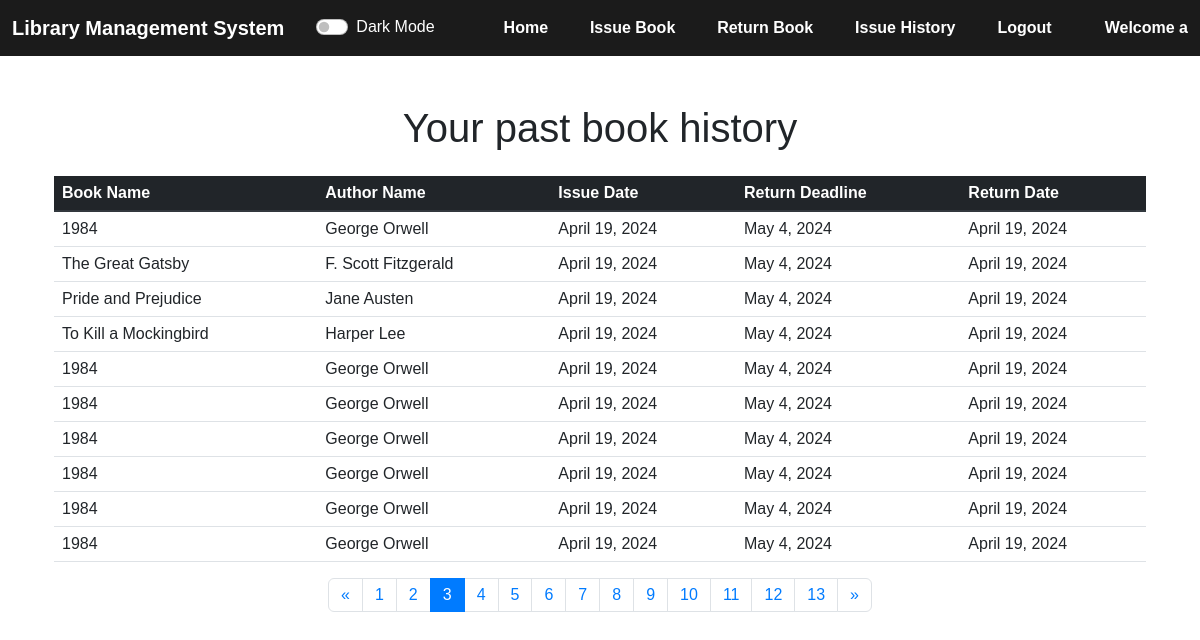
The page /history/?page=3 (signed in) on the database its author committed.
### lmsapp/models.py (models this page shows, shortened)
class IssuedItem(models.Model):
    book_id = models.ForeignKey(Book, on_delete=models.CASCADE)
    user_id = models.ForeignKey(User, on_delete=models.CASCADE)
    issue_date = models.DateField(default=date.today(), blank=False)
    @property
    def return_deadline(self):
        return self.issue_date + timedelta(days=15)
    return_date = models.DateField(blank=True, null=True)

class Book(models.Model):
    book_pic_url = models.CharField(max_length=2000)
    book_name = models.CharField(max_length=150)
    author_name = models.CharField(max_length=200)
    quantity = models.IntegerField(default=1)
    subject = models.CharField(max_length=2000)
    book_add_time = models.TimeField(default=timezone.now())
    book_add_date = models.DateField(default=date.today())
    class Meta:
        unique_together = ("book_name", "author_name")

### lmsapp/views.py (the view)
# urls.py: path("history/", views.history, name="history"),
@login_required(login_url="login")
def history(request):
    try:
        my_items = IssuedItem.objects.filter(user_id=request.user).order_by("-issue_date")
        paginator = Paginator(my_items, 10)
        page_number = request.GET.get("page")
        show_data_final = paginator.get_page(page_number)
        return render(request, "history.html", {"books": show_data_final})
    except Exception as e:
        messages.error(request, str(e))
        return redirect("/")

### lmsapp/templates/history.html (shortened to what this page needs)
{% extends 'base.html' %}
{% block content %}
  <div class="container mt-5 darkTable">
    <h1 class="text-center mb-4" data-aos="fade-up" data-aos-duration="400">Your past book history</h1>
    <div class="container" data-aos="fade-up" data-aos-duration="400">
      <table class="table ">
        <thead class="thead-dark">
          <tr>
            <th scope="col">Book Name</th>
            <th scope="col">Author Name</th>
            <th scope="col">Issue Date</th>
            <th scope="col">Return Deadline</th>
            <th scope="col">Return Date</th>
          </tr>
        </thead>
        <tbody>
          {% for book in books %}
            <tr>
              <td>{{ book.book_id.book_name }}</td>
              <td>{{ book.book_id.author_name }}</td>
              <td>{{ book.issue_date }}</td>
              <td>{{ book.return_deadline }}</td>
              <td>{{ book.return_date }}</td>
            </tr>
          {% endfor %}
        </tbody>
      </table>
    </div>
    <div class="mx-auto" style="width: 200px">
      <nav aria-label="Page navigation example">
        <ul class="pagination">
          {% if books.has_previous %}
            <li class="page-item">
              <a class="page-link" href="?page={{ books.previous_page_number }}" tabindex="-1" aria-disabled="true">&laquo;</a>
            </li>
          {% endif %}
          {% for i in 'x'|ljust:books.paginator.num_pages %}
            <li class="page-item {% if forloop.counter == books.number %}active{% endif %}">
              {% if books.paginator.num_pages > 1 %}
                <a class="page-link" href="?page={{ forloop.counter }}">{{ forloop.counter }}</a>
              {% endif %}
            </li>
          {% endfor %}
          {% if books.has_next %}
            <li class="page-item">
              <a class="page-link" href="?page={{ books.next_page_number }}">&raquo;</a>
            </li>
          {% endif %}
        </ul>
      </nav>
    </div>
  </div>
{% endblock %}

### lmsapp/templates/base.html (shortened to what this page needs)
{% load static %}
<!DOCTYPE html>
<html lang="en">
  <head>
    <link rel="stylesheet" href="https://cdn.jsdelivr.net/npm/bootstrap@4.0.0/dist/css/bootstrap.min.css" />
    <link href="https://cdn.jsdelivr.net/npm/bootstrap@5.2.3/dist/css/bootstrap.min.css" rel="stylesheet" />
    <link href="https://cdn.rawgit.com/michalsnik/aos/2.3.4/dist/aos.css" rel="stylesheet" />
  </head>
  <body>
    <nav class="navbar navbar-expand-lg">
      <div class="container-fluid">
        <a class="navbar-brand" href="/">Library Management System</a>
        <div class="form-check form-switch mx-3">
          <input class="form-check-input" type="checkbox" id="darkModeSwitcher" />
          <label class="form-check-label darkMode" for="darkModeSwitcher">Dark Mode</label>
        </div>
        <div class="collapse navbar-collapse" id="navbarNav">
          <ul class="navbar-nav m-auto mb-lg-0">
            {% if not user.is_authenticated %}
              <li class="nav-item">
                <a class="nav-link" href="/login/">Login</a>
              </li>
              <li class="nav-item">
                <a class="nav-link" href="/register/">Register</a>
              </li>
            {% else %}
              <li class="nav-item">
                <a class="nav-link" href="/">Home</a>
              </li>
              <li class="nav-item">
                <a class="nav-link" href="/issue/">Issue Book</a>
              </li>
              <li class="nav-item">
                <a class="nav-link" href="/return_item/">Return Book</a>
              </li>
              <li class="nav-item">
                <a class="nav-link" href="/history/">Issue History</a>
              </li>
              <li class="nav-item">
                <a class="nav-link" href="/logout/">Logout</a>
              </li>
            {% endif %}
          </ul>
          {% if user.is_authenticated %}
            <span class="navbar-text">Welcome {{ request.user.first_name }}</span>
          {% endif %}
        </div>
      </div>
    </nav>
    {% block content %}
    {% endblock %}
  </body>
</html>

### lmsapp/templates/base.html (style rules this page uses)
* { font-family: sans-serif; }
.nav-link { font-weight: 800; color: white; }
.navbar-text { font-weight: 800; color: white; }
.navbar-nav { width: 80%; justify-content: space-around; }
.navbar-brand { color: white; font-weight: 600; }
.navbar { background-color: #1b1b1b; }
body { margin: 0px; padding: 0px; color: #212529; overflow-x: hidden; }
.darkMode { color: white; }

### lmsapp/templates/history.html (style rules this page uses)
.table thead th { border-top: none; }
.pagination { justify-content: center; }
.pagination .page-item.active .page-link { background-color: #007bff; border-color: #007bff; }
.pagination .page-item.active .page-link { color: #ffffff; }
.pagination .page-link { color: #007bff; }

### rows shown on the page
IssuedItem: book_id.book_name "1984", book_id.author_name "George Orwell", issue_date "April 19, 2024", return_deadline "May 4, 2024", return_date "April 19, 2024"
IssuedItem: book_id.book_name "The Great Gatsby", book_id.author_name "F. Scott Fitzgerald", issue_date "April 19, 2024", return_deadline "May 4, 2024", return_date "April 19, 2024"
IssuedItem: book_id.book_name "Pride and Prejudice", book_id.author_name "Jane Austen", issue_date "April 19, 2024", return_deadline "May 4, 2024", return_date "April 19, 2024"
IssuedItem: book_id.book_name "To Kill a Mockingbird", book_id.author_name "Harper Lee", issue_date "April 19, 2024", return_deadline "May 4, 2024", return_date "April 19, 2024"
IssuedItem: book_id.book_name "1984", book_id.author_name "George Orwell", issue_date "April 19, 2024", return_deadline "May 4, 2024", return_date "April 19, 2024"
IssuedItem: book_id.book_name "1984", book_id.author_name "George Orwell", issue_date "April 19, 2024", return_deadline "May 4, 2024", return_date "April 19, 2024"
IssuedItem: book_id.book_name "1984", book_id.author_name "George Orwell", issue_date "April 19, 2024", return_deadline "May 4, 2024", return_date "April 19, 2024"
IssuedItem: book_id.book_name "1984", book_id.author_name "George Orwell", issue_date "April 19, 2024", return_deadline "May 4, 2024", return_date "April 19, 2024"
IssuedItem: book_id.book_name "1984", book_id.author_name "George Orwell", issue_date "April 19, 2024", return_deadline "May 4, 2024", return_date "April 19, 2024"
IssuedItem: book_id.book_name "1984", book_id.author_name "George Orwell", issue_date "April 19, 2024", return_deadline "May 4, 2024", return_date "April 19, 2024"

### other values the page prints
{{ request.user.first_name }} "a"
